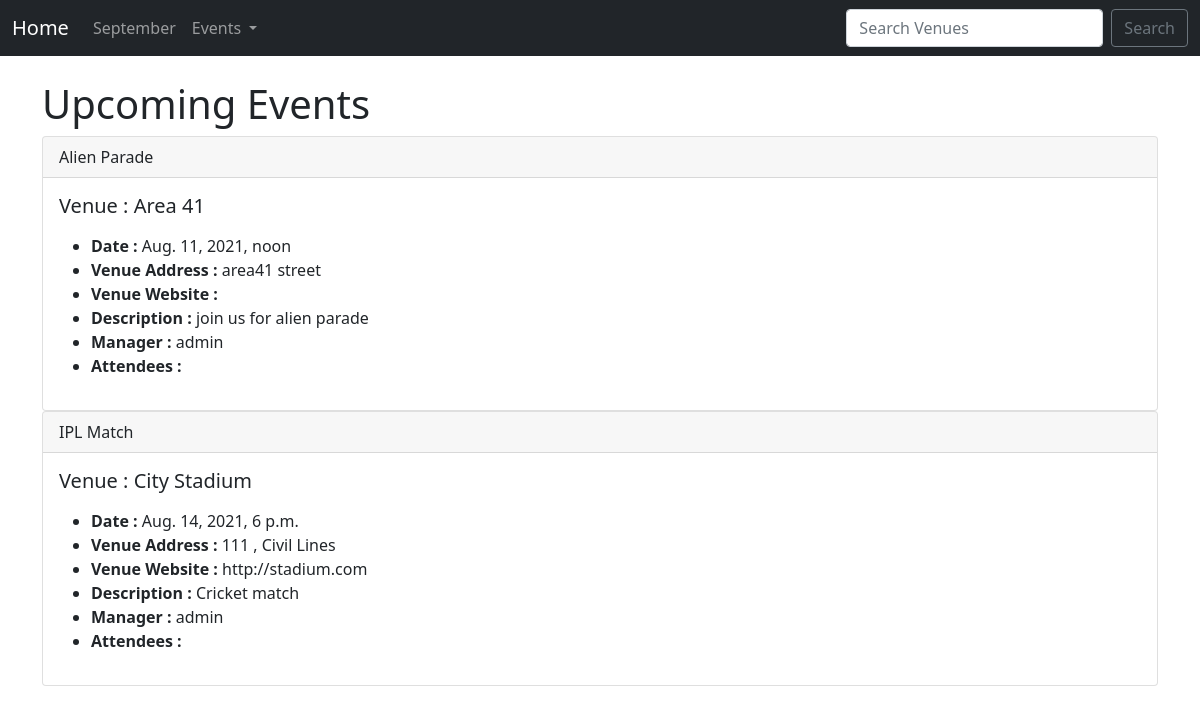
Before: /events with the older database file.
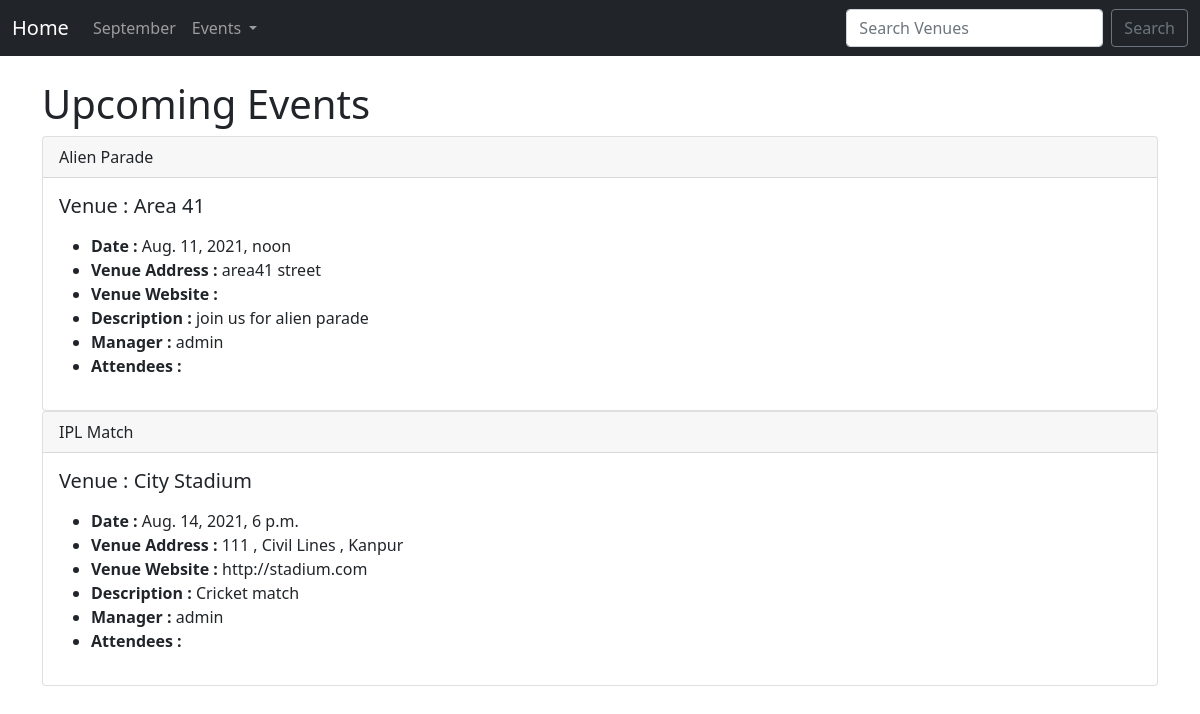
After: the same page with the newer database file.
### events/models.py (models this page shows)
class Event(models.Model):#Event table
    name = models.CharField('Event Name', max_length = 120,)
    event_date = models.DateTimeField('Event date')
    venue = models.ForeignKey(Venue, blank = True, null = True, on_delete = models.CASCADE)
    manager = models.ForeignKey(User, blank = True, null = True, on_delete=models.SET_NULL)
    description = models.TextField(blank=True)
    attendees = models.ManyToManyField(Website_user, blank = True)
    def __str__(self):
        return self.name

class Venue(models.Model):#Venue table
    name = models.CharField('Venue Name', max_length = 120)
    address = models.CharField(max_length = 300)
    pin_code = models.CharField('Pin Code',max_length = 6)
    phone = models.CharField('Contact Phone', max_length = 10, blank=True)
    website = models.URLField('Website', blank = True)
    email = models.EmailField('Email', blank = True)
    def __str__(self):
        return self.name

### events/views.py (the view)
# urls.py: path('events', views.all_events, name = "list-events"),
def all_events(request):
    event_list = Event.objects.all()
    return render(request, 'events/event_list.html',
    {"event_list" : event_list,})

### events/templates/events/event_list.html (shortened to what this page needs)
{% extends 'events/base.html' %}
{% block content %}
   <h1> Upcoming Events </h1>
   {% for event in event_list %}
   <div class="card">
    <div class="card-header">
        {{ event }}
    </div>
    <div class="card-body">
      <h5 class="card-title">Venue : {{ event.venue }}</h5>
      <p class="card-text"><ul>
        <li><strong>Date : </strong>{{ event.event_date }}</li>
        <li><strong>Venue Address : </strong>{{ event.venue.address }}</li>
        <li><strong>Venue Website : </strong>{{ event.venue.website }}</li>
        <li><strong>Description : </strong>{{ event.description }}</li>
        <li><strong>Manager : </strong>{{ event.manager }}</li>
        <li><strong>Attendees : </strong></li>
     </ul></p>
    </div>
  </div>
   {% endfor %}
{% endblock %}

### events/templates/events/base.html (shortened to what this page needs)
<!doctype html>
<html lang="en">
  <head>
    <link href="https://cdn.jsdelivr.net/npm/bootstrap@5.0.2/dist/css/bootstrap.min.css" rel="stylesheet">
  </head>
  <body>
      {% include 'events/navbar.html' %}
      <br/>
      <div class="container">
      {% block content %}
      {% endblock %}
      </div>
  </body>
</html>

### events/templates/events/navbar.html (shortened to what this page needs)
<nav class="navbar navbar-expand-lg navbar-dark bg-dark">
    <div class="container-fluid">
      <a class="navbar-brand" href="{% url 'home' %}">Home</a>
      <div class="collapse navbar-collapse" id="navbarSupportedContent">
        <ul class="navbar-nav me-auto mb-2 mb-lg-0">
          <li class="nav-item">
            <a class="nav-link" href="{% url 'home' '2021' 'September'%}">September</a>
          </li>
          <li class="nav-item dropdown">
            <a class="nav-link dropdown-toggle" href="#" id="navbarDropdown" role="button" data-bs-toggle="dropdown" aria-expanded="false">
              Events
            </a>
          </li>
        </ul>
        <form class="d-flex" method=POST action="{% url 'search-venues' %}">
          <input class="form-control me-2" type="search" placeholder="Search Venues" name = "searched" aria-label="Search">
          <button class="btn btn-outline-secondary" type="submit">Search</button>
        </form>
      </div>
    </div>
  </nav>

Changed rows visible on the page:
changed through a linked row, Event "IPL Match": venue.address "111 , Civil Lines" → "111 , Civil Lines , Kanpur"
